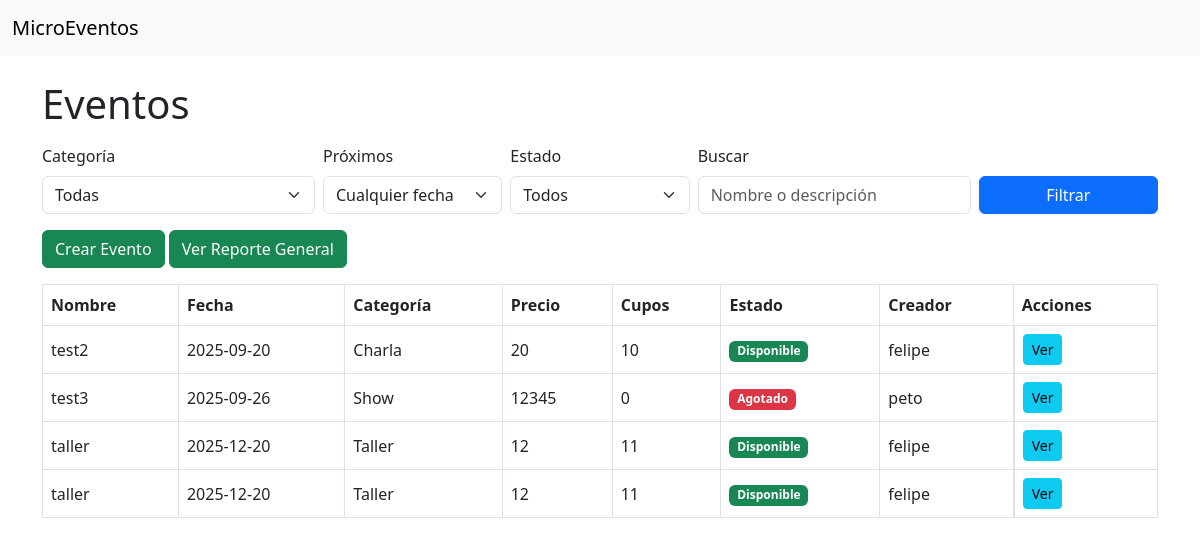
/eventos, run on the app's committed database.
### tables this page shows
CREATE TABLE events (
    id INTEGER PRIMARY KEY AUTOINCREMENT,
    name TEXT NOT NULL,
    description TEXT,
    date TEXT NOT NULL,
    category_id INTEGER NOT NULL,
    price INTEGER NOT NULL CHECK (price >= 0),
    initial_quota INTEGER NOT NULL CHECK (initial_quota >= 0),
    current_quota INTEGER NOT NULL CHECK (current_quota >= 0),
    is_sold_out INTEGER NOT NULL DEFAULT 0,
    created_by INTEGER NOT NULL,
    created_at TEXT DEFAULT (datetime('now')),
    updated_at TEXT DEFAULT (datetime('now')),
    FOREIGN KEY (category_id) REFERENCES categories(id) ON DELETE RESTRICT,
    FOREIGN KEY (created_by) REFERENCES users(id) ON DELETE RESTRICT
);

CREATE TABLE categories (
    id INTEGER PRIMARY KEY AUTOINCREMENT,
    name TEXT NOT NULL UNIQUE,
    created_at TEXT DEFAULT (datetime('now')),
    updated_at TEXT DEFAULT (datetime('now'))
);

CREATE TABLE users (
    id INTEGER PRIMARY KEY AUTOINCREMENT,
    name TEXT NOT NULL,
    email TEXT NOT NULL UNIQUE,
    password_salt TEXT NOT NULL,
    password_hash TEXT NOT NULL,
    role TEXT NOT NULL DEFAULT 'admin',
    created_at TEXT DEFAULT (datetime('now')),
    updated_at TEXT DEFAULT (datetime('now'))
);

### Frontend/app.py (the view, shortened to what this page needs)
@app.route("/eventos")
def eventos_index():
    categoria = request.args.get("categoria") or None
    dias = request.args.get("dias")
    dias = int(dias) if dias and dias.isdigit() else None
    estado = request.args.get("estado") or None
    q = request.args.get("q") or None
    items = eventos.get_events_filtered(categoria=categoria, dias=dias, estado=estado, q=q)
    categorias = eventos.get_categories()
    user_id = session.get('user_id')
    user_name = None
    return render_template("eventos.html", eventos=items, categorias=categorias, user_id=user_id, user_name=user_name)

### Backend/eventos.py (called while the page is built, shortened)
def get_db_connection():
    conn = sqlite3.connect('../microevents.db')
    conn.row_factory = sqlite3.Row
    return conn

def get_categories() -> List[dict]:
    conn = get_db_connection()
    rows = conn.execute("SELECT id, name FROM categories ORDER BY name").fetchall()
    conn.close()
    return [dict(r) for r in rows]

def _status_sql_predicate(estado: Optional[str]) -> Optional[str]:
    if not estado:
        return None

### Frontend/templates/eventos.html (shortened to what this page needs)
{% extends 'base.html' %}
{% block content %}
<div class="d-flex justify-content-between align-items-center mb-3">
  <h1 class="mb-0">Eventos</h1>
</div>
<form method="get" class="row g-2 mb-3">
  <div class="col-md-3">
    <label class="form-label">Categoría</label>
    <select name="categoria" class="form-select">
      <option value="">Todas</option>
    </select>
  </div>
  <div class="col-md-2">
    <label class="form-label">Próximos</label>
    <select name="dias" class="form-select">
      <option value="">Cualquier fecha</option>
    </select>
  </div>
  <div class="col-md-2">
    <label class="form-label">Estado</label>
    <select name="estado" class="form-select">
      <option value="">Todos</option>
    </select>
  </div>
  <div class="col-md-3">
    <label class="form-label">Buscar</label>
    <input type="text" name="q" value="{{ request.args.get('q','') }}" class="form-control" placeholder="Nombre o descripción">
  </div>
  <div class="col-md-2 d-flex align-items-end">
    <button type="submit" class="btn btn-primary w-100">Filtrar</button>
  </div>
</form>
<a href="{{ url_for('crear_evento') }}" class="btn btn-success mb-3">Crear Evento</a>
<a href="{{ url_for('reporte_general') }}" class="btn btn-success mb-3">Ver Reporte General</a>
<table class="table table-bordered align-middle">
  <thead>
    <tr>
      <th>Nombre</th>
      <th>Fecha</th>
      <th>Categoría</th>
      <th>Precio</th>
      <th>Cupos</th>
      <th>Estado</th>
      <th>Creador</th>
      <th>Acciones</th>
    </tr>
  </thead>
  <tbody>
  {% for evento in eventos %}
    <tr>
      <td>{{ evento.name }}</td>
      <td>{{ evento.date }}</td>
      <td>{{ evento.category_name }}</td>
      <td>{{ evento.price }}</td>
      <td>{{ evento.current_quota }}</td>
      <td>
        {% if evento.is_sold_out or evento.current_quota == 0 %}
          <span class="badge bg-danger">Agotado</span>
        {% else %}
          <span class="badge bg-success">Disponible</span>
        {% endif %}
      </td>
      <td>{{ evento.creator_name }}</td>
      <td class="d-flex gap-1">
        <a href="{{ url_for('evento_detalle', event_id=evento.id) }}" class="btn btn-info btn-sm">Ver</a>
      </td>
    </tr>
  {% else %}
    <tr><td colspan="8" class="text-center text-muted">Sin resultados</td></tr>
  {% endfor %}
  </tbody>
</table>
{% endblock %}

### Frontend/templates/base.html (shortened to what this page needs)
<!DOCTYPE html>
<html lang="es">
<head>
    <link rel="stylesheet" href="https://cdn.jsdelivr.net/npm/bootstrap@5.3.0/dist/css/bootstrap.min.css">
</head>
<body>
<nav class="navbar navbar-expand-lg navbar-light bg-light mb-4">
  <div class="container-fluid">
    <a class="navbar-brand" href="/">MicroEventos</a>
  </div>
</nav>
<div class="container mt-4">
    {% block content %}{% endblock %}
</div>
</body>
</html>

### data on the page
events: name "test2", date "2025-09-20", category_name "Charla", price "20", current_quota "10", is_sold_out "Disponible", creator_name "felipe"
events: name "test3", date "2025-09-26", category_name "Show", price "12345", current_quota "0", is_sold_out "Agotado", creator_name "peto"
events: name "taller", date "2025-12-20", category_name "Taller", price "12", current_quota "11", is_sold_out "Disponible", creator_name "felipe"
events: name "taller", date "2025-12-20", category_name "Taller", price "12", current_quota "11", is_sold_out "Disponible", creator_name "felipe"
